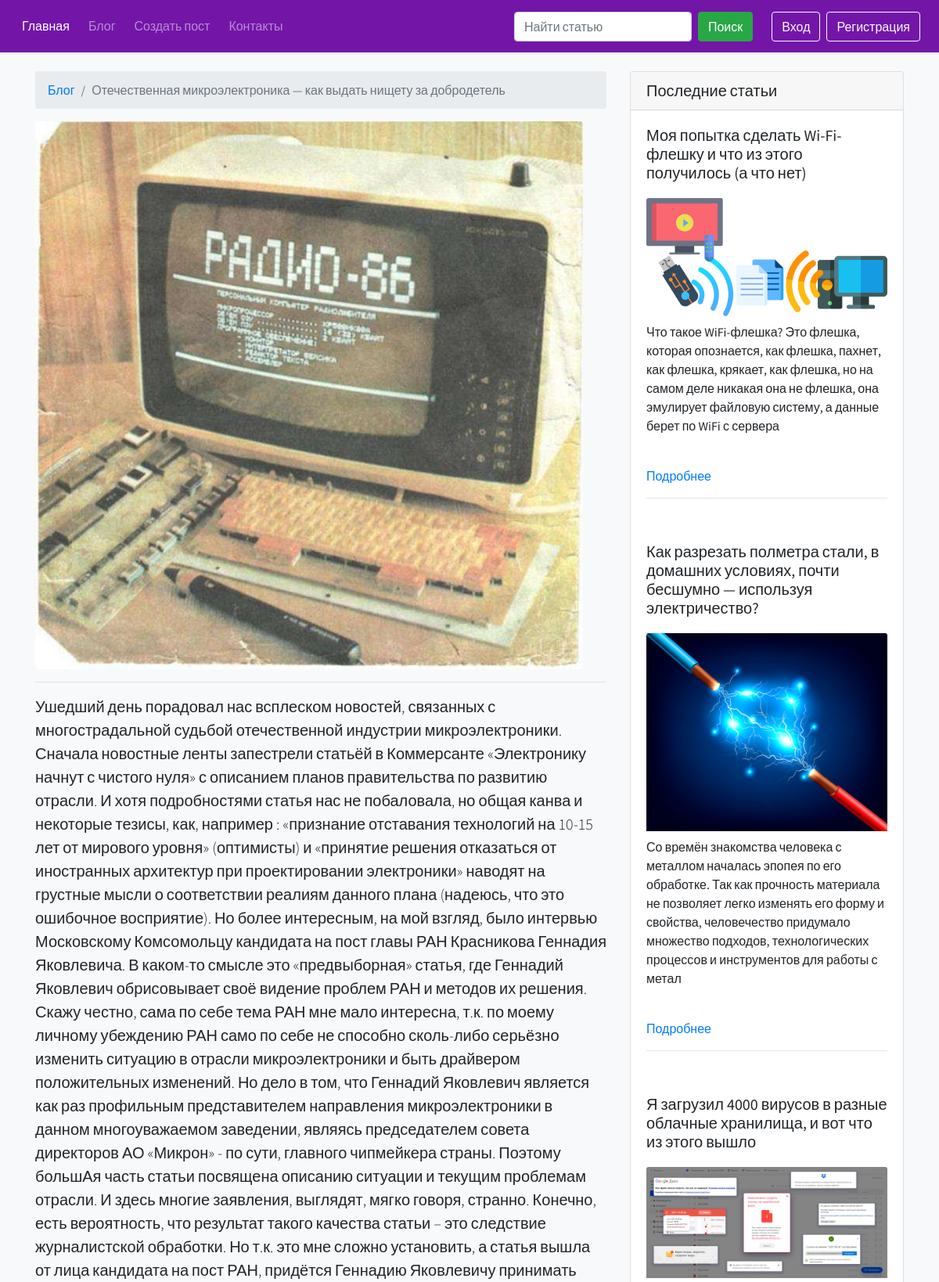
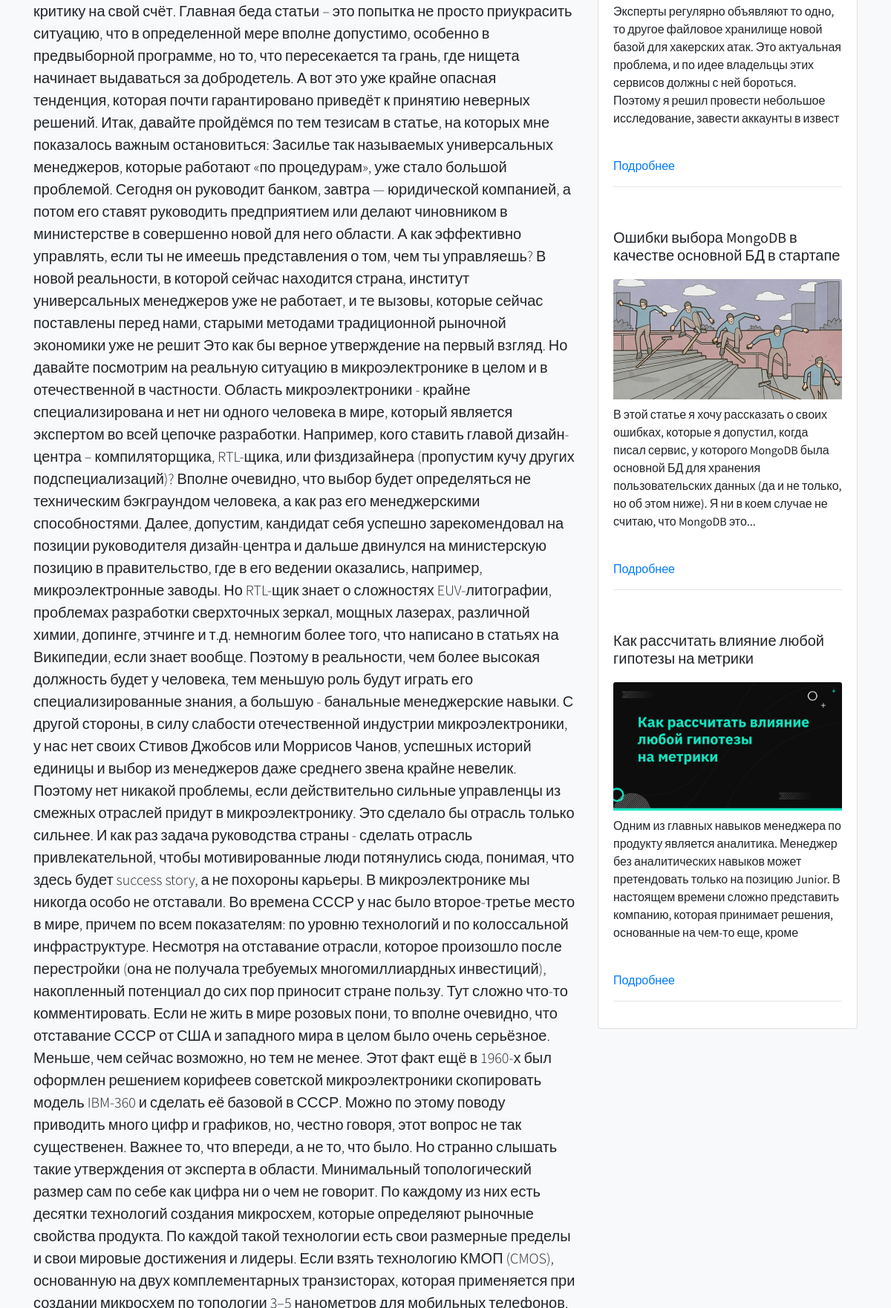
Page /blog/post-5 (upper part) on the committed database (2 pictures, top to bottom).
### blog/models.py (models this page shows, shortened)
class PostModel(db.Model):
    id = db.Column(db.Integer, primary_key=True)
    title = db.Column(db.String(100), nullable=False)
    image = db.Column(db.String(255), nullable=True)
    description = db.Column(db.String(255), nullable=False)
    text = db.Column(db.Text, nullable=False)
    author = db.Column(db.Integer, db.ForeignKey("user_model.id", ondelete="CASCADE"))
    created_data = db.Column(
        db.DateTime, default=datetime.now(timezone("Europe/Minsk"))
    )

### blog/blog.py (the view, shortened to what this page needs)
@blog.route("/post-<int:post_id>", methods=["GET", "POST"])
@logger.catch
def post_page_view(post_id):
    comment_form = CreateCommentForm()
    if not get_post_from_post_model_where_id(post_id):
        abort(404)
    return render_template(
        "blog/post_page.html",
        post=get_post_from_post_model_where_id(post_id),
        five_last_posts=get_five_last_posts_from_posts_table(post_id),
        comment_form=comment_form,
        all_comments=get_comments_from_comments_table_where_post_id(post_id),
    )

### blog/forms.py
class CreateCommentForm(FlaskForm):
    text = TextAreaField(
        "Текст комментария",
        validators=[DataRequired()],
        render_kw={
            "class": "form-control",
            "placeholder": "",
        },
    )
    submit = SubmitField(
        "Оставить комментарий",
        render_kw={"class": "btn my-3 btn-primary btn-block"},
    )

### app.py (called while the page is built)
@app.after_request
def redirect_to_signin(response):
    if response.status_code == 401:
        flash(
            "Пожалуйста войдите в свой аккаунт или зарегистрируйтесь, чтобы попасть в данный раздел.",
            "success",
        )
        return redirect(url_for("authentication.sign_in_view", next_page=request.url))
    return response

### blog/services.py (called while the page is built)
@logger.catch
def get_five_last_posts_from_posts_table(post_id: int):
    return PostModel.query.filter(PostModel.id != post_id).limit(5)[::-1]

@logger.catch
def get_post_from_post_model_where_id(post_id: int):
    return PostModel.query.get(post_id)

@logger.catch
def get_comments_from_comments_table_where_post_id(post_id: int):
    return (
        db.session.query(UserModel, CommentModel)
        .join(CommentModel, UserModel.id == CommentModel.user_id)
        .filter_by(post_id=post_id)[::-1]
    )

### templates/blog/post_page.html (shortened to what this page needs)
{% extends 'base.html' %}
{% block content_app %}
    <div class="container">
        <div class="row">
            <div class="col-lg-8 text-break">
                <nav aria-label="breadcrumb" class="mt-4">
                    <ol class="breadcrumb">
                        <li class="breadcrumb-item"><a href="{{ url_for("blog.blog_view") }}">Блог</a></li>
                        <li class="breadcrumb-item active" aria-current="page">{{ post.title }}</li>
                    </ol>
                </nav>
                <img class="img-fluid rounded" src="{{ url_for("static", filename="media/img/") }}{{ post.image }}" alt="">
                <hr>
                <p class="lead">{{ post.text|safe }}</p>
            </div>
        {% include 'blog/post_page_aside.html' %}
        </div>
    </div>
{% endblock %}

### templates/blog/post_page_aside.html
<div class="col-md-4">
    <div class="card my-4">
        <h5 class="card-header">Последние статьи</h5>
        {% for last_post in five_last_posts %}
            <div class="card-body">
                <h5 class="card-title">{{ last_post.title }}</h5>
                <img src="{{ url_for("static", filename="media/img/") }}{{ last_post.image }}" alt=""
                     class="card-img-top my-2"><br>
                <p>{{ last_post.description| safe | truncate(250) }}</p><br>
                <a href="{{ url_for('blog.post_page_view', post_id=last_post.id) }}" class="card-link">Подробнее</a>
                <hr>
            </div>
        {% endfor %}
    </div>
</div>

### static/css/style.css (style rules this page uses)
* { font-family: 'Source Sans Pro', sans-serif; }
a { text-decoration: none; }

### rows in the picture
PostModel: title "Отечественная микроэлектроника — как выдать нищету за добродетель", image (picture)
PostModel: title "Моя попытка сделать Wi-Fi-флешку и что из этого получилось (а что нет)", image (picture), description "Что такое WiFi-флешка? Это флешка, которая опознается, как флешка, пахнет, как флешка, крякает, как флешка, но на самом деле никакая она не флешка, она эмулирует файловую систему, а данные берет по WiFi с сервера"
PostModel: title "Как разрезать полметра стали, в домашних условиях, почти бесшумно — используя электричество?", image (picture), description "Со времён знакомства человека с металлом началась эпопея по его обработке. Так как прочность материала не позволяет легко изменять его форму и свойства, человечество придумало множество подходов, технологических процессов и инструментов для работы с метал"
PostModel: title "Я загрузил 4000 вирусов в разные облачные хранилища, и вот что из этого вышло", image (picture), description "Эксперты регулярно объявляют то одно, то другое файловое хранилище новой базой для хакерских атак. Это актуальная проблема, и по идее владельцы этих сервисов должны с ней бороться. Поэтому я решил провести небольшое исследование, завести аккаунты в извест"
PostModel: title "Ошибки выбора MongoDB в качестве основной БД в стартапе", image (picture), description "В этой статье я хочу рассказать о своих ошибках, которые я допустил, когда писал сервис, у которого MongoDB была основной БД для хранения пользовательских данных (да и не только, но об этом ниже). Я ни в коем случае не считаю, что MongoDB это..."
PostModel: title "Как рассчитать влияние любой гипотезы на метрики", image (picture), description "Одним из главных навыков менеджера по продукту является аналитика. Менеджер без аналитических навыков может претендовать только на позицию Junior. В настоящем времени сложно представить компанию, которая принимает решения, основанные на чем-то еще, кроме"
